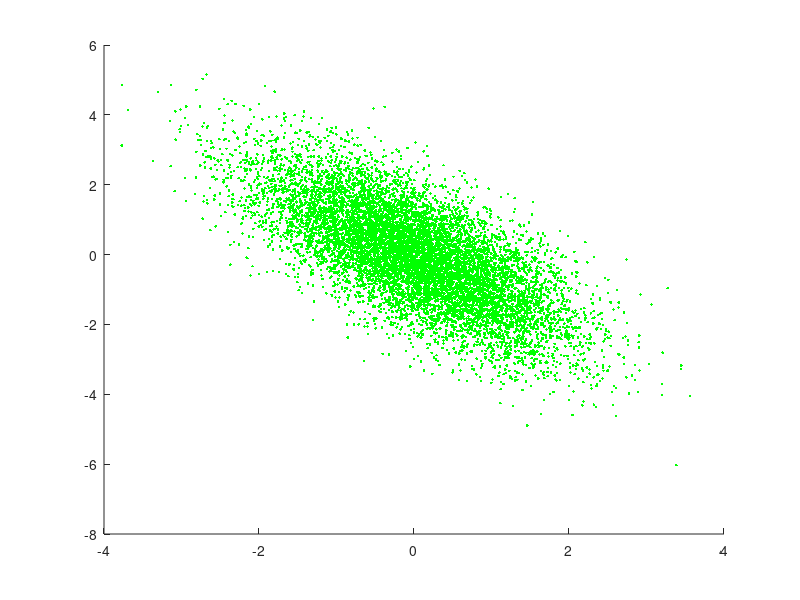

Write the MATLAB code that produced this figure. (Note: this script raises an error after producing the figure.)
%% Random Noise simulation
clear;

Q = [1 -1; -1 2]; % row1; row2; row 3; ...etc.
n = length(Q(:,1));
[QE, Qe] = eig(Q)

RE(:,1) = QE(:,2);
RE(:,2) = QE(:,1);
Re(1,1) = Qe(2,2);
Re(2,2) = Qe(1,1);

S =  10000;
for i = 1:S
    ra(:,i) = randn(n,1);
    q(:,i) = QE*sqrt(Qe)*ra(:,i);
    r(:,i) = RE*sqrt(Re)*ra(:,i);
end

figure(1); clf; hold on;
plot(q(1,:), q(2,:),'g.')
mu = [0 0];
error_ellipse(Q(1:2,1:2),mu,0.75);
error_ellipse(Q(1:2,1:2),mu,0.95);
axis equal

figure(2); clf; hold on;
plot(r(1,:), r(2,:),'g.')
mu = [0 0];
error_ellipse(Q(1:2,1:2),mu,0.75);
axis equal


